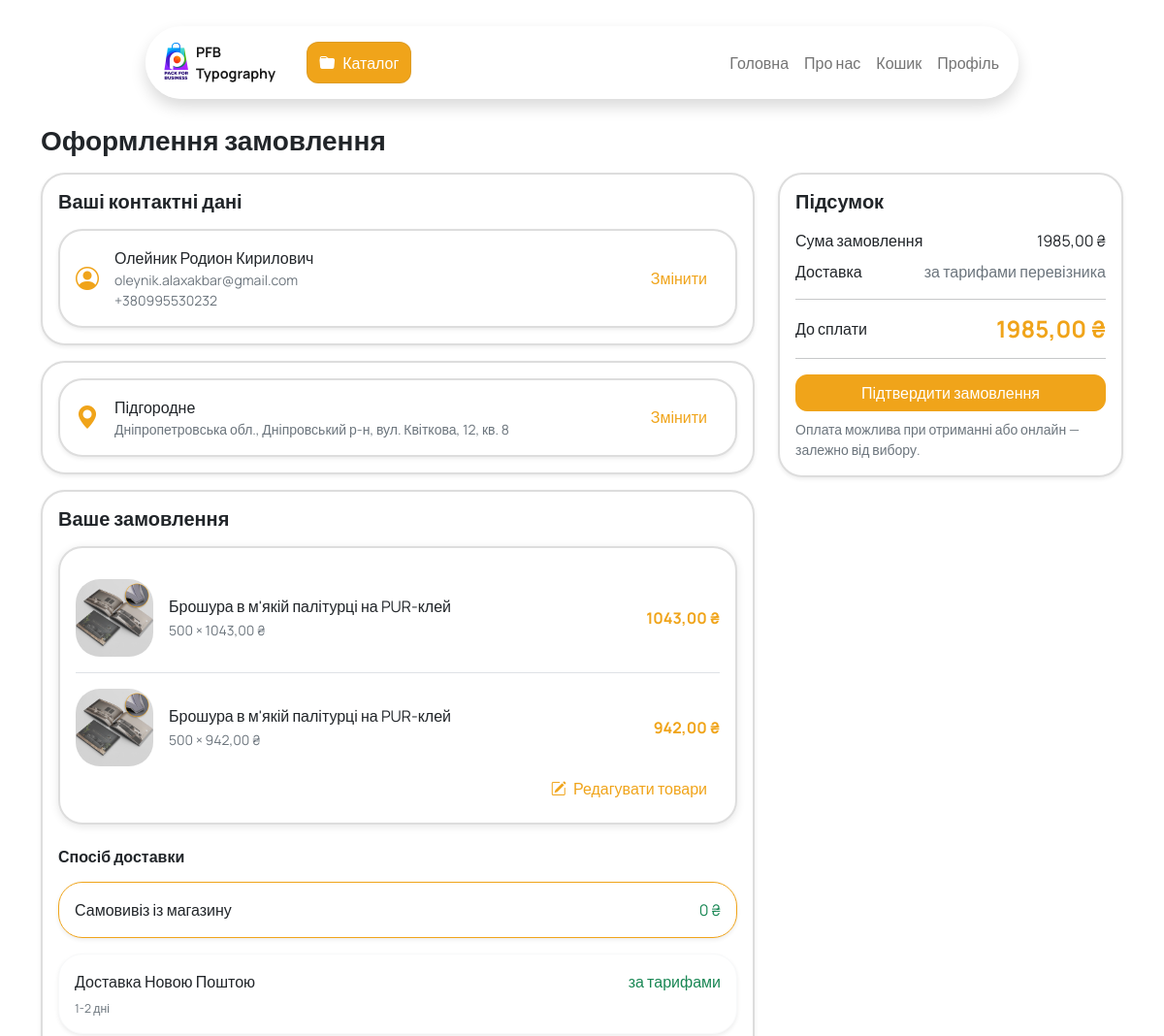
The page /checkout/ (signed in, upper part) on the database as committed earlier.
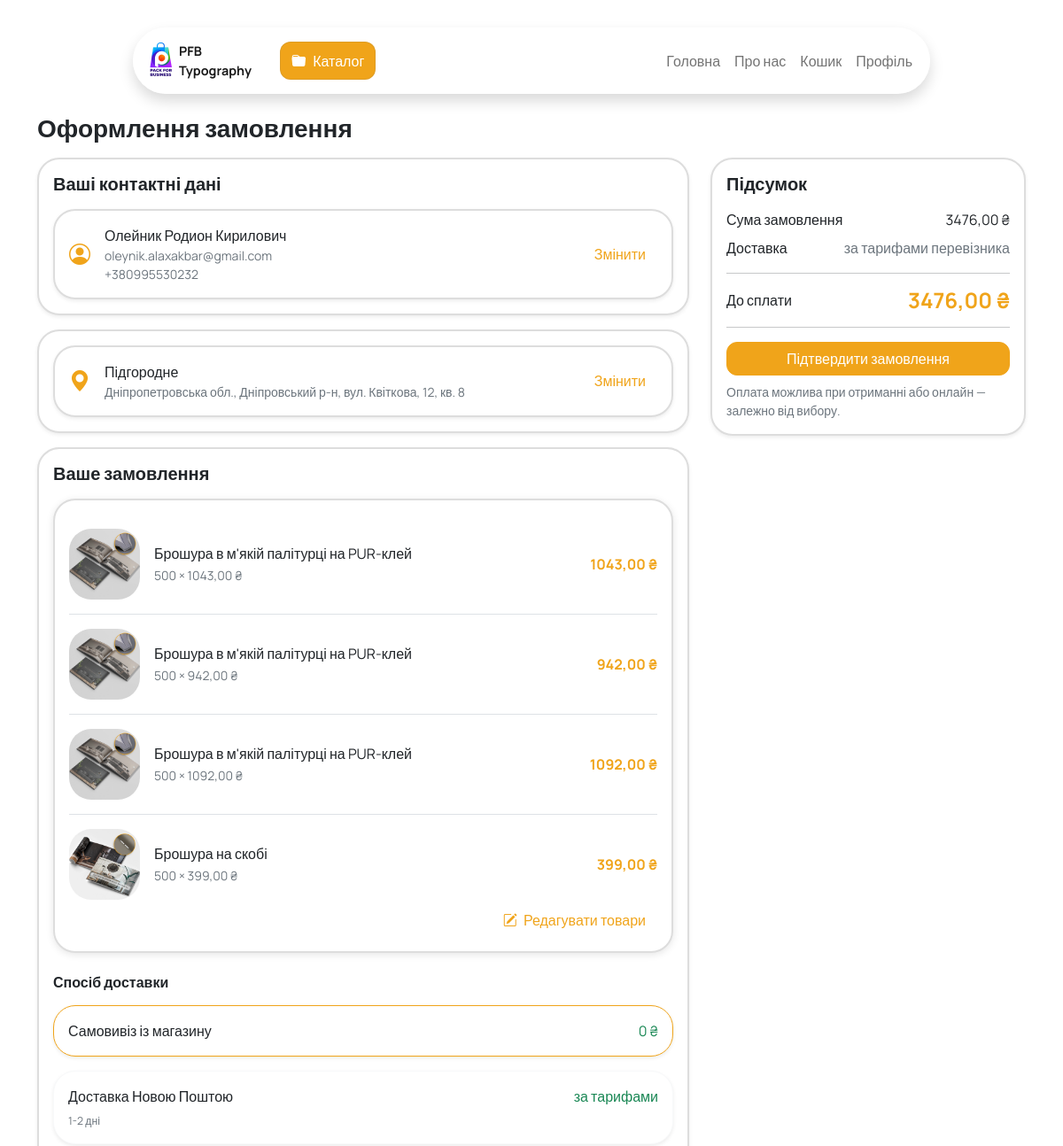
The same page on the database as committed later.
### users/models.py (models this page shows, shortened)
class CustomUser(AbstractBaseUser, PermissionsMixin):
    email = models.EmailField("Email користувача", unique=True)
    phone = models.CharField("Телефон", max_length=20, unique=True, null=True, blank=True)
    is_active = models.BooleanField("Активний", default=False)
    is_staff = models.BooleanField("Права персоналу", default=False)
    favorites = models.ManyToManyField(Service, related_name="favorited_by", blank=True, verbose_name="Бажане користувача")
    first_name = models.CharField("Ім'я", max_length=150, blank=True, null=True)
    last_name = models.CharField("Прізвище", max_length=150, blank=True, null=True)
    middle_name = models.CharField("По батькові", max_length=150, blank=True, null=True)
    unread_messages = models.PositiveIntegerField("Непрочитаних повідомлень", default=0)
    objects = CustomUserManager()
    USERNAME_FIELD = 'email'
    REQUIRED_FIELDS = []
    class Meta:
        verbose_name = 'Користувач'
        verbose_name_plural = 'Користувачі'

### orders/models.py (models this page shows, shortened)
class OrderItem(models.Model):
    order = models.ForeignKey(Order, on_delete=models.CASCADE, related_name='items', verbose_name="Замовлення")
    service = models.ForeignKey(Service, on_delete=models.CASCADE, verbose_name="Послуга")
    quantity = models.PositiveIntegerField(default=1, verbose_name="Тираж")
    options = models.ManyToManyField(ServiceOption, blank=True, verbose_name="Обрані опції")
    @property
    def base_price(self):
        return self.service.price_from or Decimal('0.00')
    def get_options_price(self):
        return sum((opt.price or Decimal('0.00')) for opt in self.options.all())
    @property
    def unit_price(self):
        return self.base_price + self.get_options_price()
    @property
    def total_price(self):
        return self.unit_price * (Decimal(self.quantity) / Decimal(quantity_choices[0]))
    class Meta:
        verbose_name = 'Позиція замовлення'
        verbose_name_plural = 'Позиції замовлення'

class Order(models.Model):
    STATUS_CHOICES = [
        ('new', 'Новий'),
        ('processing', 'В обробці'),
        ('completed', 'Завершено'),
        ('cancelled', 'Скасовано'),
    ]
    user = models.ForeignKey(CustomUser, on_delete=models.CASCADE, related_name='orders', verbose_name="Користувач")
    created_at = models.DateTimeField("Дата створення", auto_now_add=True)
    updated_at = models.DateTimeField("Дата оновлення", auto_now=True)
    status = models.CharField("Статус", max_length=20, choices=STATUS_CHOICES, default='new')
    address = models.CharField("Адреса доставки", max_length=255, null=True, blank=True)
    delivery_method = models.CharField("Метод доставки", max_length=100, null=True, blank=True)
    payment_method = models.CharField("Метод оплати", max_length=100, null=True, blank=True)
    recipient = models.ForeignKey(Recipient, on_delete=models.SET_NULL, null=True, blank=True, verbose_name="Отримувач")
    class Meta:
        verbose_name = 'Замовлення'
        verbose_name_plural = 'Замовлення'
    @property
    def total_price(self):
        return sum(item.total_price for item in self.items.all())

### catalog/models.py (models this page shows, shortened)
class Service(models.Model):
    title = models.CharField("Назва", max_length=255)
    slug = models.SlugField(max_length=255, unique=True)
    description = models.TextField("Опис", blank=True)
    price_from = models.DecimalField("Ціна починаючи з", max_digits=10, decimal_places=2, help_text="Мінімальна ціна від")
    image = models.ImageField("Забраження 1", upload_to='services/', blank=True, null=True)
    image2 = models.ImageField("Забраження 2", upload_to='services/', blank=True, null=True)
    image3 = models.ImageField("Забраження 3", upload_to='services/', blank=True, null=True)
    image4 = models.ImageField("Забраження 4", upload_to='services/', blank=True, null=True)
    image5 = models.ImageField("Забраження 5", upload_to='services/', blank=True, null=True)
    image6 = models.ImageField("Забраження 6", upload_to='services/', blank=True, null=True)
    category = models.ForeignKey(ServiceCategory, on_delete=models.CASCADE, related_name='services', null=True, blank=True, verbose_name="Категорія")
    is_active = models.BooleanField("Активний", default=True)
    class Meta:
        verbose_name = "Послуга"
        verbose_name_plural = "Послуги"

class ServiceOption(models.Model):
    category = models.ForeignKey(ServiceOptionCategory, on_delete=models.CASCADE, related_name='options', verbose_name="Категорія опції")
    title = models.CharField("Назва опції", max_length=255, help_text="Наприклад: глянцеве, A4, 100 шт.")
    price = models.DecimalField("ціна", max_digits=10, decimal_places=2, blank=True, null=True)
    class Meta:
        verbose_name = "Опція послуги"
        verbose_name_plural = "Опції послуг"
        ordering = ['category', 'title']

### orders/views.py (the view)
# urls.py: path('checkout/', orders.views.checkout, name='checkout'),
@login_required
def checkout(request):
    main_data = get_base_info(request)
    form_user = ChangeUserDataForm(instance=request.user)
    if not main_data.get('cart').items.exists():
        return redirect(request.META.get('HTTP_REFERER', 'main'))
    cart = main_data.get('cart')
    if cart.recipient:
        current_recipient = cart.recipient
    else:
        current_recipient = request.user.recipients.first()
        if current_recipient:
            cart.recipient = current_recipient
            cart.save()
    form = RecipientForm(instance=current_recipient)
    return render(request, 'orders/checkout.html', {**main_data, 'payment_options': payment_options, 'delivery_options': delivery_options, 'form': form, 'current_recipient': current_recipient, 'form_user': form_user })

### chat/models.py (called while the page is built)
    @property
    def created_at_iso(self):
        return self.created_at.isoformat()

### core/utils.py (called while the page is built, shortened)
def get_base_info(request):
    maincategories = ServiceCategory.objects.filter(parent__isnull=True)
    cart_created = None
    if request.user.is_authenticated:
        ticket, created = Ticket.objects.get_or_create(user=request.user, status='new')
        ticket = Ticket.objects.prefetch_related('messages').get(id=ticket.id)
        cart = request.user.orders.filter(status='new').first()
    result = {'maincategories': maincategories, 'cart': cart, 'cart_created_at': cart_created, 'chat': ticket}
    return result

### templates/orders/checkout.html (shortened to what this page needs)
{% extends "base.html" %}
{% load static %}
{% block content %}
<div class="container my-4">
  <h3 class="mb-3 fw-bold">Оформлення замовлення</h3>
  <div class="row gx-4">
    <div class="col-lg-8">
      <div class="card static rounded-custom mb-3 shadow-sm border-0">
        <div class="card-body">
          <h5 class="fw-bold mb-3">Ваші контактні дані</h5>
          <div class="card static rounded-custom shadow-sm border-0 fade-toggle" id="contact-view">
            <div class="card-body d-flex justify-content-between align-items-center flex-xss-column">
              <div class="d-flex align-items-center">
                <i class="bi bi-person-circle fs-4 text-orange me-3"></i>
                <div>
                  <div class="fw-semibold">{{ request.user.last_name }} {{ request.user.first_name }} {{ request.user.middle_name }}</div>
                  <div class="text-muted small">{{ request.user.email }}</div>
                  <div class="text-muted small">{{ request.user.phone }}</div>
                </div>
              </div>
              <button class="btn btn-link text-orange fw-semibold text-decoration-none" onclick="toggleContactEdit(true)">Змінити</button>
            </div>
          </div>
        </div>
      </div>
      <div class="card static rounded-custom mb-3 shadow-sm border-0">
        <div class="card-body">
          <div class="card static rounded-custom shadow-sm border-0 fade-toggle" id="address-view">
            <div class="card-body d-flex justify-content-between align-items-center flex-xss-column">
              <div class="d-flex align-items-center">
                <i class="bi bi-geo-alt-fill fs-4 text-orange me-3"></i>
                <div>
                  <div class="fw-semibold">Підгородне</div>
                  <div class="text-muted small">Дніпропетровська обл., Дніпровський р-н, вул. Квіткова, 12, кв. 8</div>
                </div>
              </div>
              <button class="btn btn-link text-orange fw-semibold text-decoration-none" onclick="toggleAddressEdit(true)">Змінити</button>
            </div>
          </div>
        </div>
      </div>
      <div class="card static rounded-custom mb-3 shadow-sm border-0">
        <div class="card-body">
          <h5 class="fw-bold mb-3">Ваше замовлення</h5>
          <div class="card static border-0 rounded-custom mb-4">
            <div class="card-body">
              <ul class="list-unstyled mb-0">
                {% for item in cart.items.all %}
                <li class="d-flex align-items-center pt-3 pb-1 {% if not forloop.last %}border-bottom pb-3{% endif %}">
                  <img src="{{ item.service.image.url }}" alt="{{ item.service.title }}" class="rounded-custom me-3" style="width: 80px; height: 80px; object-fit: cover;">
                  <div class="flex-grow-1">
                    <div class="fw-semibold">{{ item.service.title }}</div>
                    <small class="text-muted">{{ item.quantity }} × {{ item.unit_price }} ₴</small>
                  </div>
                  <div class="fw-bold text-orange">{{ item.total_price }} ₴</div>
                </li>
                {% endfor %}
              </ul>
              <div class="text-end">
                <button type="button" class="btn btn-link text-decoration-none text-orange fw-semibold" data-bs-toggle="modal" data-bs-target="#cartModal">
                  <i class="bi bi-pencil-square me-1"></i> Редагувати товари
                </button>
              </div>
            </div>
          </div>
          <div class="mb-4">
            <h6 class="fw-bold mb-3">Спосіб доставки</h6>
            <div class="row gy-3">
              {% for option in delivery_options %}
              <div class="col-12">
                <label class="d-flex align-items-start p-3 rounded-custom shadow-sm border border-light bg-white position-relative w-100 delivery-option {% if option.checked %}active{% endif %}" for="delivery_{{ forloop.counter }}" style="cursor: pointer;">
                  <div class="flex-grow-1">
                    <div class="fw-semibold">{{ option.label }}</div>
                    {% if option.extra_html %}
                    <div class="text-muted small mt-1">{{ option.extra_html|safe }}</div>
                    {% endif %}
                  </div>
                  <div class="text-success fw-semibold ms-3">{{ option.price }}</div>
                </label>
              </div>
              {% endfor %}
            </div>
          </div>
        </div>
      </div>
    </div>
    <div class="col-lg-4">
      <div class="card rounded-custom shadow-sm border-0">
        <div class="card-body">
          <h5 class="fw-bold mb-3">Підсумок</h5>
          <div class="d-flex justify-content-between mb-2">
            <span>Сума замовлення</span>
            <span>{{ cart.total_price }} ₴</span>
          </div>
          <div class="d-flex justify-content-between">
            <span>Доставка</span>
            <span class="text-muted">за тарифами перевізника</span>
          </div>
          <hr class="mb-2">
          <div class="d-flex justify-content-between align-items-center py-1">
            <span>До сплати</span>
            <span class="fs-4 fw-bold text-orange">{{ cart.total_price }} ₴</span>
          </div>
          <hr class="mt-2">
          <button class="btn btn-orange w-100 fw-semibold">Підтвердити замовлення</button>
          <small class="text-muted d-block mt-2">Оплата можлива при отриманні або онлайн — залежно від вибору.</small>
        </div>
      </div>
    </div>
  </div>
</div>
{% endblock %}

### templates/base.html (shortened to what this page needs)
{% load static %}
<!DOCTYPE html>
<html lang="ru">
<head>
    <link href="https://cdn.jsdelivr.net/npm/bootstrap@5.1.3/dist/css/bootstrap.min.css" rel="stylesheet">
    <link href="https://cdn.jsdelivr.net/npm/bootstrap-icons@1.11.3/font/bootstrap-icons.css" rel="stylesheet">
    <link rel="stylesheet" href="https://cdnjs.cloudflare.com/ajax/libs/animate.css/4.1.1/animate.min.css"/>
    <link rel="stylesheet" href="https://cdnjs.cloudflare.com/ajax/libs/font-awesome/6.4.0/css/all.min.css">
    <link rel="stylesheet" href="{% static 'css/styles.css' %}">
    <link rel="stylesheet" href="{% static 'css/adaptive.css' %}">
    <link rel="stylesheet" href="{% static 'css/animate.css' %}">
</head>
<body>
    <div id="toastContainer" class="position-fixed top-0 start-xs-50 translate-middle-xs-x p-3" style="z-index: 9999; max-width: 400px;">
    </div>
    <nav id="mainNavbar" class="navbar navbar-expand-lg navbar-light bg-light shadow w-75 rounded-pill position-fixed py-3 start-50 translate-middle-x zoomIn blur-opacity-effect">
      <div class="container">
        <div class="d-flex">
          <a class="navbar-brand p-0 d-flex fw-bold flex-row me-3" style="font-size: 0.9rem;" href="{% url 'main' %}"><img height="40" width="40" src="{% static 'images/logo.png' %}"><text class="d-flex flex-column"><text>PFB</text> <text>Typography</text></text></a>
          <button id="catalogToggle" class="btn btn-orange d-none d-lg-inline-flex align-items-center ms-3">
            <i class="bi bi-folder-fill me-2"></i>
            Каталог
          </button>
        </div>
        <div class="collapse navbar-collapse" id="navbarNav">
          <ul class="navbar-nav ms-auto">
            <li class="nav-item"><a class="nav-link {% if request.resolver_match.url_name == 'main' %}active{% endif %}" href="{% url 'main' %}">Головна</a></li>
            <li class="nav-item"><a class="nav-link {% if request.resolver_match.url_name == 'about_us' %}active{% endif %}" href="{% url 'about_us' %}">Про нас</a></li>
            <li class="nav-item"><a class="nav-link" data-bs-toggle="modal" data-bs-target="#cartModal">Кошик</a></li>
            <li class="nav-item position-relative"><a class="nav-link " {% if user.is_authenticated %}href="{% url 'user:dashboard' %}"{% else %}data-bs-toggle="modal" data-bs-target="#loginModal"{% endif %}>Профіль</a></li>
          </ul>
        </div>
      </div>
    </nav>
    <main class="container-fluid px-0 pt-5 d-flex flex-column min-vh-100">
        <div class="flex-grow-1 pt-5 mt-2">
            {% block content %}{% endblock %}
        </div>
    </main>
</body>
</html>

### static/css/styles.css (style rules this page uses)
:root { --orange: #F0A41A; --orange-light: #FFE5B4; --orange-rgb: 240, 164, 26; --green: #198754; --green-rgb: 25, 135, 84; --text-main: #333333; }
html, body { height: auto !important; overflow-y: auto !important; margin: 0; padding: 0; font-family: "Manrope", sans-serif; scrollbar-width: none; overflow-x: hidden; max-width: 100%; }
#mainNavbar { transition: all 0.8s ease; top: 1.5%; z-index: 1000; }
.blur-opacity-effect * { border-color: #6d6d6d24 !important; }
.blur-opacity-effect { background-color: rgba(255, 255, 255, 0.7) !important; backdrop-filter: blur(10px); -webkit-backdrop-filter: blur(10px); will-change: transform, opacity; border-color: #6d6d6d24 !important; }
.card { border: 2px solid #ddd !important; box-shadow: 0 2px 8px rgba(0, 0, 0, 0.1); transition: transform 0.3s ease, box-shadow 0.3s ease !important; }
.btn-orange { color: #fff; background-color: var(--orange); border-color: var(--orange); }
.text-orange { color: var(--orange); }
.btn, button { border-radius: 12px; }
.rounded-custom { border-radius: 25px !important; }
i { font-style: normal !important; }
.fadeInUp, .fadeInLeft, .fadeInRight, .fadeInDown, .zoomIn, .flipInX { will-change: transform, opacity !important; animation-fill-mode: both !important; }
.fade-toggle { transition: all 0.3s ease; opacity: 1; max-height: 500px; overflow: hidden; }
.delivery-option.active, .payment-option.active { border-color: var(--orange) !important; background-color: #fff3e6; box-shadow: 0 0 0 0.1rem rgba(var(--orange-rgb), 0.25); }

Rows that differ between the two databases and show on the page:
added OrderItem: service.image (picture), service "Брошура в м'якій палітурці на PUR-клей", quantity "500", unit_price "1092,00", total_price "1092,00"
added OrderItem: service.image (picture), service "Брошура на скобі", quantity "500", unit_price "399,00", total_price "399,00"
computed for Order: total_price "1985,00" → "3476,00"
